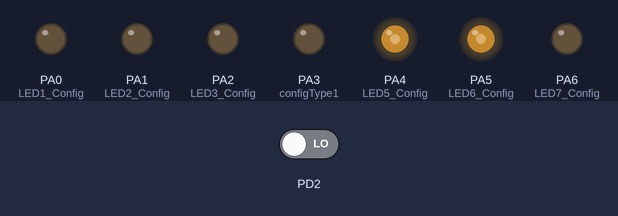
The program below on a simulated ATmega16, built with avr-gcc and emulated at 1 MHz. On the bench: output pins drawn as LEDs (lit = HIGH). The inputs (shaded band) are chosen by the test bench; at power-on: PD2 LOW.

Above: at 0.1 s.
Timing chart, 0 to 1.6 s (numbered marks = the images above):
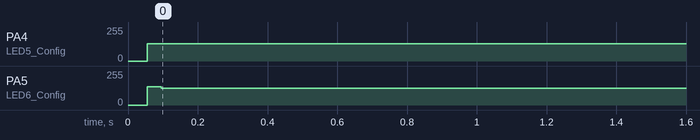

Measured:
- by itself, PA4 (LED5_Config): 0/255 → 129/255 at 0.06 s
- by itself, PA5 (LED6_Config): 0/255 → 126/255 at 0.06 s

The program:

main.c
```c
/*
 * main.c
 *
 *  Created on: Dec 20, 2021
 *      Author: Mohamed Hamada
 */

#include "00.LIB/Common_Macros.h"
#include "00.LIB/Std_Types.h"
#include "00.LIB/micro_config.h"


#include "01.MCAL/00.DIO/DIO_Types.h"

#include "01.MCAL/00.DIO/DIO.h"

#include "01.MCAL/01.External_interrupt/External_interrupt_Types.h"

#include "01.MCAL/01.External_interrupt/External_interrupt.h"

#include "02.HAL/01.switch/switch.h"

#include "02.HAL/02.seven_segment/seven_segment.h"


void EnableGolbalInetrrupt(void);


uint8 num1 =0;
uint8 num2 =0;
uint8 num3 =0;
void fun()
{
	if(switch_readSwitch(1))
	{
		num1++;
	}
	else if (switch_readSwitch(2))
	{
		num2++;

	}
	else if (switch_readSwitch(3))
	{
		num3++;

	}
}
int main()
{
	EnableGolbalInetrrupt();
	EXTI_configType  configType1 ={EXTI0,EXTI_RISING_EDGE,fun};


	Dio_ConfigType  LED1_Config ={PORT_A,PIN_0,OUTPUT,OFF,LOW};
	Dio_ConfigType  LED2_Config ={PORT_A,PIN_1,OUTPUT,OFF,LOW};
	Dio_ConfigType  LED3_Config ={PORT_A,PIN_2,OUTPUT,OFF,LOW};
	Dio_ConfigType  LED4_Config ={PORT_A,PIN_3,OUTPUT,OFF,LOW};
	Dio_ConfigType  LED5_Config ={PORT_A,PIN_4,OUTPUT,OFF,LOW};
	Dio_ConfigType  LED6_Config ={PORT_A,PIN_5,OUTPUT,OFF,LOW};
	Dio_ConfigType  LED7_Config ={PORT_A,PIN_6,OUTPUT,OFF,LOW};

	Dio_Init(&LED1_Config);
	Dio_Init(&LED2_Config);
	Dio_Init(&LED3_Config);
	Dio_Init(&LED4_Config);
	Dio_Init(&LED5_Config);
	Dio_Init(&LED6_Config);
	Dio_Init(&LED7_Config);

    EXTI_init(&configType1);
	switch_init();
	seven_segment_init();
	EXTI_EnableExtInterrupt(EXTI0);

	while(1)
	{
		Dio_WriteChannel( PORT_A,PIN_4, HIGH );
		Dio_WriteChannel( PORT_A,PIN_5, LOW );
		Dio_WriteChannel( PORT_A,PIN_6, LOW );
		seven_segment_write_number(num1);
		_delay_ms(3);
		Dio_WriteChannel( PORT_A,PIN_4,  LOW);
		Dio_WriteChannel( PORT_A,PIN_5,  HIGH);
		Dio_WriteChannel( PORT_A,PIN_6, LOW );
		seven_segment_write_number(num2);
		_delay_ms(3);

	}

}
void EnableGolbalInetrrupt(void)
{
	SREG |=(1<<7);

}
```

micro_config.h
```c
/*
 * micro_config.h
 *
 *  Created on: Aug 21, 2021
 *      Author: Mohamed Hamada
 */

#ifndef MICRO_CONFIG_H_
#define MICRO_CONFIG_H_


#ifndef F_CPU
#define F_CPU 1000000UL //1MHz Clock frequency
#endif

#include <avr/io.h>
#include <avr/interrupt.h>
#include <util/delay.h>


#endif /* ATMEGA16_00_LIB_MICRO_CONFIG_H_ */
```

switch_config.h
```c
/*
 * switch_config.h
 *
 *  Created on: Aug 22, 2021
 *      Author: Mohamed Hamada
 */

#ifndef ATMEGA16_02_HAL_01_SWITCH_SWITCH_CONFIG_H_
#define ATMEGA16_02_HAL_01_SWITCH_SWITCH_CONFIG_H_

#define NUM_OF_SWITCHS		3

#define SWITCH_PULL_UP    1

#if NUM_OF_SWITCHS==1
#define SWITCH_1_PORT       PORT_A
#define SWITCH_1_PIN        PIN1
#elif NUM_OF_SWITCHS==2

#define SWITCH_1_PORT       PORT_A
#define SWITCH_1_PIN        PIN1

#define SWITCH_2_PORT       PORT_A
#define SWITCH_2_PIN        PIN1

#elif NUM_OF_SWITCHS==3

#define SWITCH_1_PORT       PORT_D
#define SWITCH_1_PIN        PIN3

#define SWITCH_2_PORT       PORT_D
#define SWITCH_2_PIN        PIN4

#define SWITCH_3_PORT       PORT_D
#define SWITCH_3_PIN        PIN5
#endif
#endif /* ATMEGA16_02_HAL_01_SWITCH_SWITCH_CONFIG_H_ */
```

seven_segment_config.h
```c
/*
 * seven_segment_config.h
 *
 *  Created on: Aug 22, 2021
 *      Author: Mohamed Hamada
 */

#ifndef ATMEGA16_02_HAL_02_SEVEN_SEGMENT_SEVEN_SEGMENT_CONFIG_H_
#define ATMEGA16_02_HAL_02_SEVEN_SEGMENT_SEVEN_SEGMENT_CONFIG_H_


#define SEVEN_SEGMENT_PORT      PORT_A

#define SEVEN_SEGMENT_PIN0       PIN_0
#define SEVEN_SEGMENT_PIN1       PIN_1
#define SEVEN_SEGMENT_PIN2       PIN_2
#define SEVEN_SEGMENT_PIN3       PIN_3


#endif /* ATMEGA16_02_HAL_02_SEVEN_SEGMENT_SEVEN_SEGMENT_CONFIG_H_ */
```

switch.c
```c
/*
 * switch.c
 *
 *  Created on: Aug 22, 2021
 *      Author: Mohamed Hamada
 */


#include "../../00.LIB/Std_types.h"
#include "../../00.LIB/Common_Macros.h"
#include "../../00.LIB/micro_config.h"


#include "../../01.MCAL/00.DIO/DIO.h"

#include "../01.switch/switch_config.h"
#include "../01.switch/switch.h"

#if NUM_OF_SWITCHS==1
extern Dio_ConfigType switch_1_Config ;

#elif NUM_OF_SWITCHS==2
extern Dio_ConfigType switch_1_Config ;
extern Dio_ConfigType switch_2_Config ;
#elif NUM_OF_SWITCHS==3
extern Dio_ConfigType switch_1_Config ;
extern Dio_ConfigType switch_2_Config ;
extern Dio_ConfigType switch_3_Config ;
#endif

void switch_init()
{
#if NUM_OF_SWITCHS==1
	Dio_Init(&switch_1_Config);
#elif NUM_OF_SWITCHS==2
	Dio_Init(&switch_1_Config);
	Dio_Init(&switch_2_Config);
#elif NUM_OF_SWITCHS==3
	Dio_Init(&switch_1_Config);
	Dio_Init(&switch_2_Config);
	Dio_Init(&switch_3_Config);
#endif


}
bool switch_readSwitch(uint8 SwitchNum)
{

bool pressed = 0;
#if SWITCH_PULL_UP == 0

switch(SwitchNum)
{
case 1:    pressed =(! Dio_ReadChannel( SWITCH_1_PORT,SWITCH_1_PIN) );  break;
case 2:    pressed =(! Dio_ReadChannel( SWITCH_2_PORT,SWITCH_2_PIN) );  break;
case 3:    pressed =(! Dio_ReadChannel( SWITCH_3_PORT,SWITCH_3_PIN) );  break;
default : /* error*/  break;
}
#else

switch(SwitchNum)
{
case 1:    pressed =( Dio_ReadChannel( SWITCH_1_PORT,SWITCH_1_PIN) );  break;
case 2:    pressed =( Dio_ReadChannel( SWITCH_2_PORT,SWITCH_2_PIN) );  break;
case 3:    pressed =( Dio_ReadChannel( SWITCH_3_PORT,SWITCH_3_PIN) );  break;
default : /* error*/  break;
}
#endif

return pressed;
}
```

switch.h
```c
/*
 * switch.h
 *
 *  Created on: Aug 22, 2021
 *      Author: Mohamed Hamada
 */

#ifndef ATMEGA16_02_HAL_01_SWITCH_SWITCH_H_
#define ATMEGA16_02_HAL_01_SWITCH_SWITCH_H_
#include "../../00.LIB/Std_types.h"


void switch_init();
bool switch_readSwitch(uint8 SwitchNum);
#endif /* ATMEGA16_02_HAL_01_SWITCH_SWITCH_H_ */
```

seven_segment.c
```c
/*
 * seven_segment.c
 *
 *  Created on: Aug 22, 2021
 *      Author: Mohamed Hamada
 */

#include "../../00.LIB/Std_types.h"
#include "../../00.LIB/Common_Macros.h"
#include "../../00.LIB/micro_config.h"


#include "../../01.MCAL/00.DIO/DIO.h"

#include "../02.seven_segment/seven_segment_config.h"
#include "../02.seven_segment/seven_segment.h"

extern Dio_ConfigType seven_segment_pin0_Config;
extern Dio_ConfigType seven_segment_pin1_Config;
extern Dio_ConfigType seven_segment_pin2_Config;
extern Dio_ConfigType seven_segment_pin3_Config;


void seven_segment_init()
{

	Dio_Init(&seven_segment_pin0_Config);
	Dio_Init(&seven_segment_pin1_Config);
	Dio_Init(&seven_segment_pin2_Config);
	Dio_Init(&seven_segment_pin3_Config);


}
void seven_segment_write_number(uint8 num)
{

	Dio_WriteChannel(SEVEN_SEGMENT_PORT,SEVEN_SEGMENT_PIN0, GET_BIT(num,0));
	Dio_WriteChannel(SEVEN_SEGMENT_PORT,SEVEN_SEGMENT_PIN1, GET_BIT(num,1));
	Dio_WriteChannel(SEVEN_SEGMENT_PORT,SEVEN_SEGMENT_PIN2, GET_BIT(num,2));
	Dio_WriteChannel(SEVEN_SEGMENT_PORT,SEVEN_SEGMENT_PIN3, GET_BIT(num,3));


}
```

seven_segment.h
```c
/*
 * seven_segment.h
 *
 *  Created on: Aug 22, 2021
 *      Author: Mohamed Hamada
 */

#ifndef ATMEGA16_02_HAL_02_SEVEN_SEGMENT_SEVEN_SEGMENT_H_
#define ATMEGA16_02_HAL_02_SEVEN_SEGMENT_SEVEN_SEGMENT_H_

typedef enum
{

	ZERO = 0b00111111,
	ONE  = 0b00000110,
	TWO  = 0b01011011,
	THREE =0b01001111,
	FOUR = 0b01100110,
	FIVE = 0b01101101,
	SIX  = 0b01111101,
	SEVEN= 0b00000111,
	EIGHT= 0b01111111,
	NINE = 0b01101111
}seven_segment_numbers;

void seven_segment_init();
void seven_segment_write_number(uint8 num);

#endif /* ATMEGA16_02_HAL_02_SEVEN_SEGMENT_SEVEN_SEGMENT_H_ */
```

Common_Macros.h
```c
/*
 * Common_Macros.h
 *
 *  Created on: Aug 21, 2021
 *      Author: Mohamed Hamada
 */

#ifndef COMMON_MACROS_H_
#define COMMON_MACROS_H_


#define SET_BIT(REG,BIT)		(REG|=(1<<BIT))
#define CLEAR_BIT(REG,BIT)		(REG&=~(1<<BIT))
#define TOGGLE_BIT(REG,BIT)		(REG^=(1<<BIT))
#define GET_BIT(REG,BIT)        ((REG>>BIT)&0X01)


#define BIT_IS_CLEAR(REG,BIT)    (!((REG)&(1<<BIT)))
#define BIT_IS_SET(REG,BIT)      (((REG)&(1<<BIT)))

 /* Rotate right the register value with specific number of rotates */
#define ROR(REG,num) ( REG= (REG>>num) | (REG<<(8-num)) )

/* Rotate left the register value with specific number of rotates */
#define ROL(REG,num) ( REG= (REG<<num) | (REG>>(8-num)) )


#endif /* ATMEGA16_00_LIB_COMMON_MACROS_H_ */
```

Std_Types.h
```c
/*
 * Std_Types.h
 *
 *  Created on: Aug 21, 2021
 *      Author: Mohamed Hamada
 */

#ifndef STD_TYPES_H_
#define STD_TYPES_H_


typedef unsigned char                uint8;
typedef signed char                  sint8;

typedef unsigned short int           uint16;
typedef signed short int             sint16;

typedef unsigned long int            uint32;
typedef signed long int              sint32;


typedef unsigned long long int        uint64;
typedef signed long long int          sint64;


typedef float                         float32;
typedef double                        float64;


/************************* Boolean ****************************/
typedef uint8    bool;


#ifndef TRUE
#define TRUE           1
#endif

#ifndef FALSE
#define FALSE          0
#endif


#ifndef HIGH
#define HIGH           1
#endif

#ifndef LOW
#define LOW            0
#endif

#ifndef ENABLE
#define ENABLE         1
#endif

#ifndef DISABLE
#define DISABLE         1
#endif


#ifndef NULL
#define NULL            ((void*)0)
#endif


#endif /* ATMEGA16_00_LIB_STD_TYPES_H_ */
```

DIO.c
```c
/*
 * DIO.c
 *
 *  Created on: Aug 21, 2021
 *      Author: Mohamed Hamada
 */


#include "../../00.LIB/Std_types.h"
#include "../../00.LIB/Common_Macros.h"
#include "../../00.LIB/micro_config.h"


#include "DIO.h"


void Dio_Init( const Dio_ConfigType* ConfigPtr )
{
	switch(ConfigPtr->Port_Num)
	{

	/*******************************   PORT A   ***********************************/
	case PORT_A :
		switch(ConfigPtr->direction)
		{
		case INPUT :
			CLEAR_BIT(DDRA,ConfigPtr->Channel_Num);
		    switch(ConfigPtr->resistor)
		    {
		    case OFF :      CLEAR_BIT(PORTA,ConfigPtr->Channel_Num); break;
		    case PULL_DOWN :CLEAR_BIT(PORTA,ConfigPtr->Channel_Num); break;
		    case PULL_UP :  SET_BIT(PORTA,ConfigPtr->Channel_Num); break;

		    }

			break;
		case OUTPUT :
			SET_BIT(DDRA,ConfigPtr->Channel_Num);
		    switch(ConfigPtr->initial_value )
		    {
		    case HIGH : SET_BIT(PORTA,ConfigPtr->Channel_Num); break;
		    case LOW : CLEAR_BIT(PORTA,ConfigPtr->Channel_Num); break;

		    }
		    break;

		}
		break;


		/*******************************   PORT C   ***********************************/
		case PORT_B :
			switch(ConfigPtr->direction)
			{
			case INPUT :
				CLEAR_BIT(DDRB,ConfigPtr->Channel_Num);
			    switch(ConfigPtr->resistor)
			    {
			    case OFF :      CLEAR_BIT(PORTB,ConfigPtr->Channel_Num); break;
			    case PULL_DOWN :CLEAR_BIT(PORTB,ConfigPtr->Channel_Num); break;
			    case PULL_UP :  SET_BIT(PORTB,ConfigPtr->Channel_Num); break;

			    }

				break;
			case OUTPUT :
				SET_BIT(DDRB,ConfigPtr->Channel_Num);
			    switch(ConfigPtr->initial_value )
			    {
			    case HIGH : SET_BIT(PORTB,ConfigPtr->Channel_Num); break;
			    case LOW : CLEAR_BIT(PORTB,ConfigPtr->Channel_Num); break;

			    }
			    break;

			}
			break;


			/*******************************   PORT C   ***********************************/
			case PORT_C :
				switch(ConfigPtr->direction)
				{
				case INPUT :
					CLEAR_BIT(DDRC,ConfigPtr->Channel_Num);
				    switch(ConfigPtr->resistor)
				    {
				    case OFF :      CLEAR_BIT(PORTC,ConfigPtr->Channel_Num); break;
				    case PULL_DOWN :CLEAR_BIT(PORTC,ConfigPtr->Channel_Num); break;
				    case PULL_UP :  SET_BIT(PORTC,ConfigPtr->Channel_Num); break;

				    }

					break;
				case OUTPUT :
					SET_BIT(DDRC,ConfigPtr->Channel_Num);
				    switch(ConfigPtr->initial_value )
				    {
				    case HIGH : SET_BIT(PORTC,ConfigPtr->Channel_Num); break;
				    case LOW : CLEAR_BIT(PORTC,ConfigPtr->Channel_Num); break;

				    }
				    break;

				}
				break;


				/*******************************   PORT D  ***********************************/
				case PORT_D :
					switch(ConfigPtr->direction)
					{
					case INPUT :
						CLEAR_BIT(DDRD,ConfigPtr->Channel_Num);
					    switch(ConfigPtr->resistor)
					    {
					    case OFF :      CLEAR_BIT(PORTD,ConfigPtr->Channel_Num); break;
					    case PULL_DOWN :CLEAR_BIT(PORTD,ConfigPtr->Channel_Num); break;
					    case PULL_UP :  SET_BIT(PORTD,ConfigPtr->Channel_Num); break;

					    }

						break;
					case OUTPUT :
						SET_BIT(DDRD,ConfigPtr->Channel_Num);
					    switch(ConfigPtr->initial_value )
					    {
					    case HIGH : SET_BIT(PORTD,ConfigPtr->Channel_Num); break;
					    case LOW : CLEAR_BIT(PORTD,ConfigPtr->Channel_Num); break;

					    }
					    break;

					}
					break;

	}


}

void Dio_SetPinDirection( Dio_PortType PortId,Dio_ChannelType Pin, Dio_PinDirectionType Direction )
{
	switch(PortId)
	{
	case PORT_A :
		switch(Direction)
		{
		case INPUT  : CLEAR_BIT(DDRA,Pin);    break;
		case OUTPUT : SET_BIT(DDRA,Pin);      break;
		}
		break;

	case PORT_B :
		switch(Direction)
		{
		case INPUT : CLEAR_BIT(DDRB,Pin);    break;
		case OUTPUT :  SET_BIT(DDRB,Pin);    break;
		}
		break;

	case PORT_C :
		switch(Direction)
		{
		case INPUT : CLEAR_BIT(DDRC,Pin);    break;
		case OUTPUT :  SET_BIT(DDRC,Pin);    break;
		}
		break;

	case PORT_D :
		switch(Direction)
		{
		case INPUT : CLEAR_BIT(DDRD,Pin);    break;
		case OUTPUT : SET_BIT(DDRD,Pin);     break;
		}
		break;
	}


}
void Dio_WritePort( Dio_PortType PortId, Dio_PortLevelType Level )
{

	switch(PortId)
	{
	case PORT_A : PORTA =Level;    break;

	case PORT_B : PORTB =Level;    break;

	case PORT_C : PORTC =Level;    break;

	case PORT_D : PORTD =Level;    break;
	}


}
Dio_PortLevelType Dio_ReadPort( Dio_PortType PortId )
{
	switch(PortId)
	{

	case PORT_A : return PINA;
	case PORT_B : return PINB;
	case PORT_C : return PINC;
	case PORT_D : return PIND;


	}
	return 0;


}
void Dio_WriteChannel( Dio_PortType PortId,Dio_ChannelType ChannelId, Dio_LevelType Level )
{

	switch(PortId)
	{
	case PORT_A :
		switch(Level)
		{
		case LOW  : CLEAR_BIT(PORTA,ChannelId);    break;
		case HIGH : SET_BIT(PORTA,ChannelId);      break;
		}
		break;

	case PORT_B :
		switch(Level)
		{
	     case LOW  : CLEAR_BIT(PORTB,ChannelId);    break;
		 case HIGH : SET_BIT(PORTB,ChannelId);      break;
		}
		break;

	case PORT_C :
		switch(Level)
		{
		case LOW  : CLEAR_BIT(PORTC,ChannelId);    break;
		case HIGH : SET_BIT(PORTC,ChannelId);      break;
		}
		break;

	case PORT_D :
		switch(Level)
		{
		case LOW  : CLEAR_BIT(PORTD,ChannelId);    break;
		case HIGH : SET_BIT(PORTD,ChannelId);      break;
		}
		break;
	}


}
Dio_LevelType Dio_ReadChannel( Dio_PortType PortId,Dio_ChannelType ChannelId )
{
	switch(PortId)
	{
	case PORT_A : return GET_BIT(PINA,ChannelId);
	case PORT_B : return GET_BIT(PINB,ChannelId);
	case PORT_C : return GET_BIT(PINC,ChannelId);
	case PORT_D : return GET_BIT(PIND,ChannelId);


	}
	return 0;


}
```

DIO.h
```c
/*
 * DIO.h
 *
 *  Created on: Aug 21, 2021
 *      Author: Mohamed Hamada
 */

#ifndef DIO_H_
#define DIO_H_

#include "../00.DIO/DIO_Types.h"


void Dio_Init( const Dio_ConfigType *ConfigPtr );
void Dio_SetPinDirection( Dio_PortType PortId,Dio_ChannelType Pin, Dio_PinDirectionType Direction );
void Dio_WritePort( Dio_PortType PortId, Dio_PortLevelType Level );
Dio_PortLevelType Dio_ReadPort( Dio_PortType PortId );
void Dio_WriteChannel( Dio_PortType PortId,Dio_ChannelType ChannelId, Dio_LevelType Level );
Dio_LevelType Dio_ReadChannel( Dio_PortType PortId,Dio_ChannelType ChannelId );

#endif /* ATMEGA16_01_MCAL_DIO_DIO_H_ */
```

DIO_PBcfg.c
```c
/*
 * DIO_PBcfg.c
 *
 *  Created on: Aug 21, 2021
 *      Author: Mohamed Hamada
 */

#include "../00.DIO/DIO_Types.h"

Dio_ConfigType  LED_Config ={PORT_C,PIN_0,OUTPUT,OFF,LOW};


Dio_ConfigType switch_1_Config ={PORT_D,PIN_3,INPUT,OFF,LOW};
Dio_ConfigType switch_2_Config ={PORT_D,PIN_4,INPUT,OFF,LOW};
Dio_ConfigType switch_3_Config ={PORT_D,PIN_5,INPUT,OFF,LOW};


Dio_ConfigType  decoder_input_1_Config ={PORT_C,PIN_0,OUTPUT,OFF,LOW};;
Dio_ConfigType  decoder_input_2_Config ={PORT_C,PIN_1,OUTPUT,OFF,LOW};;

Dio_ConfigType  multiplexer_select_input_1_Config ={PORT_C,PIN_0,OUTPUT,OFF,LOW};
Dio_ConfigType  multiplexer_select_input_2_Config ={PORT_C,PIN_1,OUTPUT,OFF,LOW};


Dio_ConfigType seven_segment_pin0_Config ={PORT_A,PIN_0,OUTPUT,OFF,LOW};
Dio_ConfigType seven_segment_pin1_Config ={PORT_A,PIN_1,OUTPUT,OFF,LOW};
Dio_ConfigType seven_segment_pin2_Config ={PORT_A,PIN_2,OUTPUT,OFF,LOW};
Dio_ConfigType seven_segment_pin3_Config ={PORT_A,PIN_3,OUTPUT,OFF,LOW};

Dio_ConfigType  keypad_Col0  ={PORT_A,PIN_4,OUTPUT,OFF,LOW};
Dio_ConfigType  keypad_Col1  ={PORT_A,PIN_5,OUTPUT,OFF,LOW};
Dio_ConfigType  keypad_Col2  ={PORT_A,PIN_6,OUTPUT,OFF,LOW};
Dio_ConfigType  keypad_Col3  ={PORT_A,PIN_7,OUTPUT,OFF,LOW};
Dio_ConfigType  keypad_Row0  ={PORT_A,PIN_0,INPUT,OFF,LOW};
Dio_ConfigType  keypad_Row1  ={PORT_A,PIN_1,INPUT,OFF,LOW};
Dio_ConfigType  keypad_Row2  ={PORT_A,PIN_2,INPUT,OFF,LOW};
Dio_ConfigType  keypad_Row3  ={PORT_A,PIN_3,INPUT,OFF,LOW};

Dio_ConfigType  Servo_Motor_control_config  ={PORT_C,PIN_0,OUTPUT,OFF,LOW};

Dio_ConfigType Blutooth_TXconfig = {PORT_D,PIN_1,OUTPUT,OFF,LOW};
Dio_ConfigType Blutooth_RXconfig = {PORT_D,PIN_0,INPUT,OFF,LOW};


Dio_ConfigType LCD_CTL_RS_Config ={PORT_D,PIN_4,OUTPUT,OFF,LOW};
Dio_ConfigType LCD_CTL_RW_Config ={PORT_D,PIN_5,OUTPUT,OFF,LOW};
Dio_ConfigType LCD_CTL_EN_Config ={PORT_D,PIN_7,OUTPUT,OFF,LOW};


Dio_ConfigType LCD_pin0_Config ={PORT_C,PIN_0,OUTPUT,OFF,LOW};
Dio_ConfigType LCD_pin1_Config ={PORT_C,PIN_1,OUTPUT,OFF,LOW};
Dio_ConfigType LCD_pin2_Config ={PORT_C,PIN_2,OUTPUT,OFF,LOW};
Dio_ConfigType LCD_pin3_Config ={PORT_C,PIN_3,OUTPUT,OFF,LOW};

Dio_ConfigType LCD_pin4_Config ={PORT_C,PIN_4,OUTPUT,OFF,LOW};
Dio_ConfigType LCD_pin5_Config ={PORT_C,PIN_5,OUTPUT,OFF,LOW};
Dio_ConfigType LCD_pin6_Config ={PORT_C,PIN_6,OUTPUT,OFF,LOW};
Dio_ConfigType LCD_pin7_Config ={PORT_C,PIN_7,OUTPUT,OFF,LOW};
```

DIO_Types.h
```c
/*
 * DIO_Types.h
 *
 *  Created on: Aug 21, 2021
 *      Author: Mohamed Hamada
 */

#ifndef DIO_TYPES_H_
#define DIO_TYPES_H_

#include "../../00.LIB/Std_types.h"


typedef uint8 Dio_ChannelType;
typedef uint8 Dio_PortType;

typedef bool Dio_LevelType;
typedef uint8 Dio_PortLevelType;

typedef enum{ INPUT , OUTPUT }Dio_PinDirectionType;

typedef enum{ OFF,PULL_DOWN , PULL_UP }Dio_InternalResistor;

typedef enum{PORT_A,PORT_B,PORT_C,PORT_D}PORT;
typedef enum{
	    PIN_0=0,
		PIN_1=1,
		PIN_2=2,
		PIN_3=3,
		PIN_4=4,
		PIN_5=5,
		PIN_6=6,
		PIN_7=7
}PIN;


typedef struct {
	Dio_PortType Port_Num;
	Dio_ChannelType Channel_Num;
	Dio_PinDirectionType direction;
	Dio_InternalResistor resistor;
	bool initial_value;
}Dio_ConfigType;


#endif /* ATMEGA16_01_MCAL_DIO_DIO_TYPES_H_ */
```

Source omitted: External_interrupt.c (1516 bytes), External_interrupt.h (434 bytes), External_interrupt_PBcfg.c (140 bytes), External_interrupt_Types.h (586 bytes)
